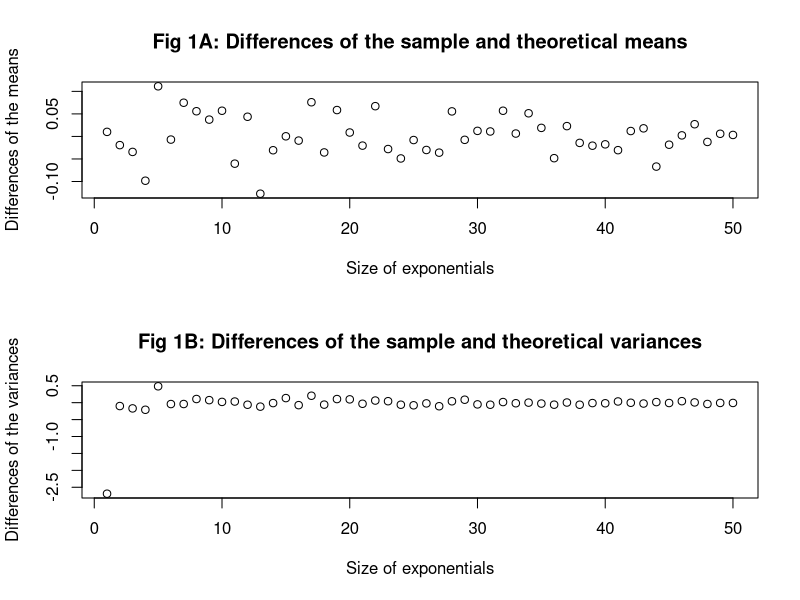

Recreate this plot in R.
## ---- chunk 1
# System configuration
lambda <- 0.2
simulations <- 1000
max_size <- 50

# Calculate theoretical mean
dist_mean <- 1/lambda

# Calculate the sample and theoretical means and variances
exp_result <- data.frame(matrix(ncol = 4, nrow =max_size))
colnames(exp_result) <- c("mean", "diff_mean", "var", "diff_var")

for (size in 1 : max_size)
{
  # Calculate means of samples
  means <- NULL
  for (i in 1 : simulations) 
  {
    means <- c(means, mean(rexp(size, lambda)))
  }
  
  # Calculate sample mean
  sample_mean <- mean(means)
  
  # Calculate theoretical variance
  dist_sd <- 1/lambda
  th_var  <- (dist_sd^2)/size
  
  # Calculate sample variance
  sample_var <- var(means)  
  
  # Update experiment result data frame
  exp_result[size, "mean"] <- sample_mean
  exp_result[size, "diff_mean"] <- sample_mean - dist_mean
  exp_result[size, "var"] <- sample_var
  exp_result[size, "diff_var"] <- sample_var - th_var
}

# Plot the differences of the sample and theoretical means and variances
par(mfrow=c(2,1))

plot(1:max_size, exp_result[, "diff_mean"],
     main = "Fig 1A: Differences of the sample and theoretical means",
     xlab = "Size of exponentials",
     ylab = "Differences of the means")

plot(1:max_size, exp_result[, "diff_var"],
     main = "Fig 1B: Differences of the sample and theoretical variances",
     xlab = "Size of exponentials",
     ylab = "Differences of the variances")
